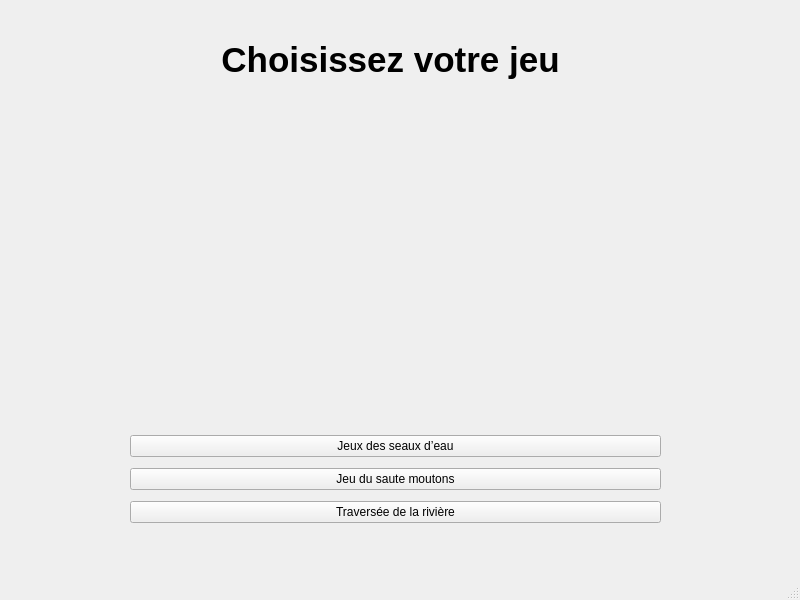
<?xml version="1.0" encoding="UTF-8"?>
<ui version="4.0">
 <class>MiniZinc</class>
 <widget class="QMainWindow" name="MiniZinc">
  <property name="enabled">
   <bool>true</bool>
  </property>
  <property name="geometry">
   <rect>
    <x>0</x>
    <y>0</y>
    <width>800</width>
    <height>600</height>
   </rect>
  </property>
  <property name="minimumSize">
   <size>
    <width>800</width>
    <height>600</height>
   </size>
  </property>
  <property name="maximumSize">
   <size>
    <width>800</width>
    <height>600</height>
   </size>
  </property>
  <property name="windowTitle">
   <string>MiniZinc - Gaming</string>
  </property>
  <widget class="QWidget" name="centralwidget">
   <widget class="QWidget" name="horizontalLayoutWidget">
    <property name="geometry">
     <rect>
      <x>50</x>
      <y>20</y>
      <width>681</width>
      <height>80</height>
     </rect>
    </property>
    <layout class="QHBoxLayout" name="horizontalLayout">
     <item>
      <widget class="QLabel" name="label">
       <property name="font">
        <font>
         <pointsize>26</pointsize>
         <weight>75</weight>
         <bold>true</bold>
        </font>
       </property>
       <property name="text">
        <string>Choisissez votre jeu</string>
       </property>
       <property name="alignment">
        <set>Qt::AlignCenter</set>
       </property>
      </widget>
     </item>
    </layout>
   </widget>
   <widget class="QWidget" name="verticalLayoutWidget">
    <property name="geometry">
     <rect>
      <x>130</x>
      <y>430</y>
      <width>531</width>
      <height>101</height>
     </rect>
    </property>
    <layout class="QVBoxLayout" name="verticalLayout">
     <item>
      <widget class="QPushButton" name="pushButton_2">
       <property name="text">
        <string>Jeux des seaux d’eau</string>
       </property>
      </widget>
     </item>
     <item>
      <widget class="QPushButton" name="pushButton_3">
       <property name="text">
        <string>Jeu du saute moutons</string>
       </property>
      </widget>
     </item>
     <item>
      <widget class="QPushButton" name="pushButton">
       <property name="text">
        <string>Traversée de la rivière</string>
       </property>
      </widget>
     </item>
    </layout>
   </widget>
   <widget class="QLabel" name="label_2">
    <property name="geometry">
     <rect>
      <x>230</x>
      <y>220</y>
      <width>67</width>
      <height>17</height>
     </rect>
    </property>
    <property name="text">
     <string/>
    </property>
   </widget>
   <widget class="QLabel" name="label_3">
    <property name="geometry">
     <rect>
      <x>290</x>
      <y>170</y>
      <width>211</width>
      <height>211</height>
     </rect>
    </property>
    <property name="focusPolicy">
     <enum>Qt::NoFocus</enum>
    </property>
    <property name="text">
     <string/>
    </property>
    <property name="pixmap">
     <pixmap resource="resource.qrc">:/images/images/mznicon.png</pixmap>
    </property>
    <property name="scaledContents">
     <bool>true</bool>
    </property>
    <property name="alignment">
     <set>Qt::AlignCenter</set>
    </property>
    <property name="wordWrap">
     <bool>false</bool>
    </property>
   </widget>
  </widget>
  <widget class="QMenuBar" name="menubar">
   <property name="geometry">
    <rect>
     <x>0</x>
     <y>0</y>
     <width>800</width>
     <height>25</height>
    </rect>
   </property>
  </widget>
  <widget class="QStatusBar" name="statusbar"/>
 </widget>
 <resources>
  <include location="resource.qrc"/>
 </resources>
 <connections/>
</ui>
